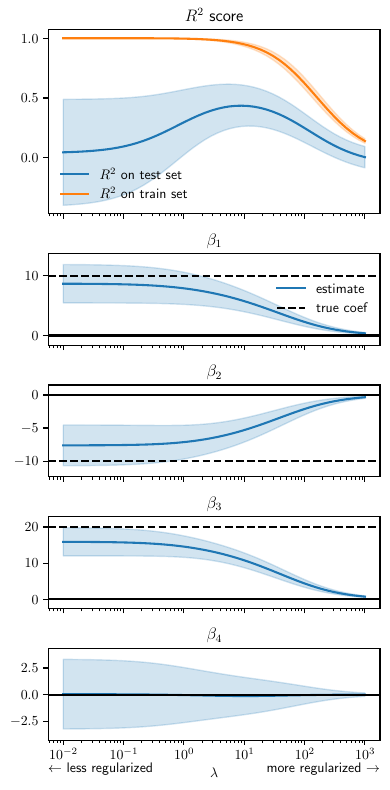

Write Python code to recreate this figure.
import numpy as np
from sklearn.linear_model import Ridge
import pandas as pd
import seaborn as sns
from matplotlib import pyplot as plt
import matplotlib as mpl

mpl.rc("text", usetex=True)
mpl.rc(r"\usepackage{DejaVuSans} \usepackage{eulervm}")

try:
    rng = np.random.default_rng(0)
except AttributeError:
    rng = np.random.RandomState(0)
coef = np.zeros(50)
coef[:3] = [10, -10, 20]
alpha_grid = np.logspace(-2, 3, 50)
n_simu = 100
all_estimated_coef = []
all_alpha = []
all_scores = []
all_train_scores = []
noise = 10
for i in range(n_simu):
    X = rng.normal(size=(80, len(coef)))
    y = X.dot(coef) + rng.normal(size=len(X)) * noise
    n_train = len(X) // 2
    X_train, y_train = X[:n_train], y[:n_train]
    X_test, y_test = X[n_train:], y[n_train:]
    for j, alpha in enumerate(alpha_grid):
        model = Ridge(alpha=alpha).fit(X_train, y_train)
        all_estimated_coef.append(model.coef_)
        all_alpha.append(alpha)
        all_scores.append(model.score(X_test, y_test))
        all_train_scores.append(model.score(X_train, y_train))


df = pd.DataFrame(all_estimated_coef)
df["alpha"] = all_alpha
df["score"] = all_scores
df["train_score"] = all_train_scores
fig, axes = plt.subplots(
    5,
    1,
    sharex=True,
    sharey=False,
    figsize=(4, 8),
    gridspec_kw=dict(height_ratios=[2, 1, 1, 1, 1]),
)
for c, (ax, true_coef) in enumerate(zip(axes[1:], coef)):
    sns.lineplot(data=df, x="alpha", y=c, ci="sd", ax=ax)
    ax.axhline(true_coef, linestyle="--", color="k")
    ax.axhline(0, linestyle="-", color="k")
    y0, y1 = ax.get_ylim()
    d = (y1 - y0) * 0.1
    ax.set_ylim(y0 - d, y1 + d)
    ax.set_title(rf"$\beta_{c + 1}$")
    ax.set_ylabel("")
    # sns.lineplot(data=df, x="alpha", y=c, ax=ax)
    # ax.set_xscale("log")
sns.lineplot(data=df, x="alpha", y="score", ax=axes[0], ci="sd")
sns.lineplot(data=df, x="alpha", y="train_score", ax=axes[0], ci="sd")
axes[0].legend([r"$R^2$ on test set", r"$R^2$ on train set"], frameon=False)
axes[0].set_title(r"$R^2$ score")
axes[0].set_ylabel("")
axes[0].set_xscale("log")
# axes[0].set_ylim(-.1, 1.1)
axes[-1].set_xlabel(r"$\lambda$")
# axes[1].legend([r"$\hat{\beta}$", r"$\beta$"], frameon=False)
axes[1].legend(["estimate", "true coef"], frameon=False, loc="center right")
axes[-1].text(
    0,
    -0.35,
    r"$\leftarrow$ less regularized",
    transform=axes[-1].transAxes,
    ha="left",
)
axes[-1].text(
    1,
    -0.35,
    r"more regularized $\rightarrow$",
    transform=axes[-1].transAxes,
    ha="right",
)
plt.tight_layout()
fig.savefig(
    "ridge_regularization_path.pdf", bbox_inches="tight", transparent=True
)
